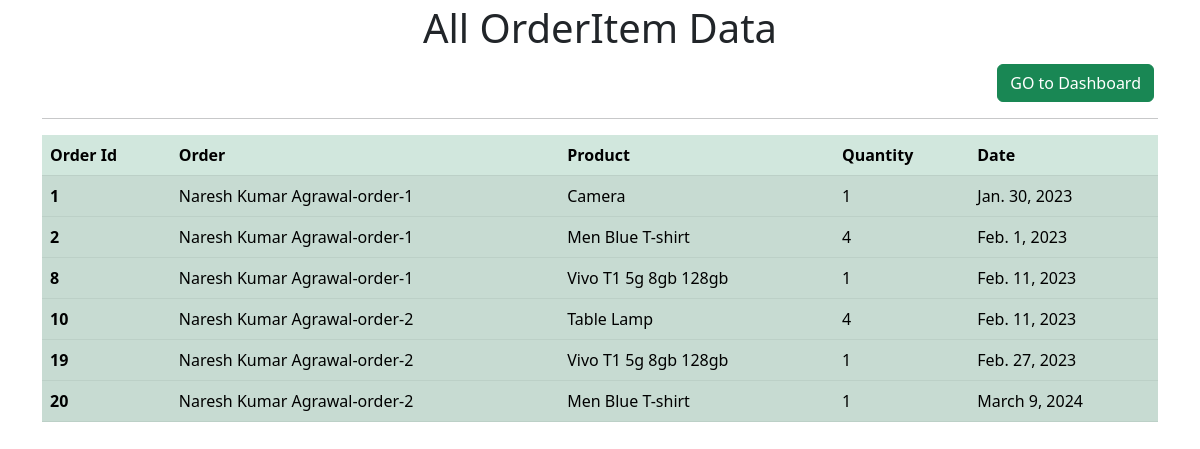
/dashboard/show_orderItem, run on the app's committed database.
### Store_app/models.py (models this page shows, shortened)
class OrderItem(models.Model):
    order = models.ForeignKey(Order, on_delete=models.SET_NULL, null=True)
    product = models.ForeignKey(Product, on_delete=models.SET_NULL, null=True)
    quantity = models.IntegerField(default=1)
    date = models.DateField(auto_now_add=True)

class Order(models.Model):
    customer = models.ForeignKey(
    Customer, on_delete=models.SET_NULL, null=True)
    date = models.DateTimeField(auto_now_add=True)
    complete = models.BooleanField(default=False)
    mode_of_payment = models.CharField(max_length=50)
    status = models.CharField(max_length=40)

class Customer(models.Model):
    user = models.ForeignKey(User, on_delete=models.SET_NULL, null=True)
    name = models.CharField(max_length=50)
    email = models.EmailField(unique=True)
    phone = models.CharField(max_length=50)
    address = models.CharField(max_length=100)

class Product(models.Model):
    name = models.CharField(max_length=40)
    category = models.ForeignKey(
        Category, on_delete=models.SET_NULL, null=True)
    image = models.ImageField(null=True, blank=True)
    digital = models.BooleanField()
    days_to_deliver = models.IntegerField()
    price = models.IntegerField(default=0)
    description = models.TextField(null=True)

### dashboard/views.py (the view)
# urls.py: path('show_orderItem', views.show_orderItem, name='show_orderItem'),
def show_orderItem(request):
    orderitems = OrderItem.objects.all()
    return render(request,'show_orderItem.html',{'orderitems':orderitems})

### templates/show_orderItem.html (shortened to what this page needs)
<!DOCTYPE html>
<html lang="en">
<head>
    <link
    href="https://cdn.jsdelivr.net/npm/bootstrap@5.3.0-alpha1/dist/css/bootstrap.min.css"
    rel="stylesheet"
  />
</head>
<body>
    <div class="container">
        <h1 class="text-center p-1 " >All OrderItem Data</h1>
        <div class="text-end px-1">
          <a class="btn btn-success  " href="/dashboard" role="button">GO to Dashboard</a>
        </div>
        <hr>
        <table class="table table-success table-striped">
            <thead>
              <tr>
                <th scope="col">Order Id</th>
                <th scope="col">Order</th>
                <th scope="col">Product</th>
                <th scope="col"> Quantity</th>
                <th scope="col">Date</th>
              </tr>
            </thead>
            {% for orderitem in orderitems %}
            <tbody>
              <tr>
                <th scope="row">{{orderitem.id}}</th>
                <td>{{orderitem.order.customer.name}}-order-{{orderitem.order.id}}</td>
                <td>{{orderitem.product.name}}</td>
                <td>{{orderitem.quantity}}</td>
                <td>{{orderitem.date}}</td>
              </tr>
            </tbody>
            {% endfor %}
          </table>
</body>
</html>

### data on the page
OrderItem: id "1", order.customer.name "Naresh Kumar Agrawal", order.id "1", product.name "Camera", quantity "1", date "Jan. 30, 2023"
OrderItem: id "2", order.customer.name "Naresh Kumar Agrawal", order.id "1", product.name "Men Blue T-shirt", quantity "4", date "Feb. 1, 2023"
OrderItem: id "8", order.customer.name "Naresh Kumar Agrawal", order.id "1", product.name "Vivo T1 5g 8gb 128gb", quantity "1", date "Feb. 11, 2023"
OrderItem: id "10", order.customer.name "Naresh Kumar Agrawal", order.id "2", product.name "Table Lamp", quantity "4", date "Feb. 11, 2023"
OrderItem: id "19", order.customer.name "Naresh Kumar Agrawal", order.id "2", product.name "Vivo T1 5g 8gb 128gb", quantity "1", date "Feb. 27, 2023"
OrderItem: id "20", order.customer.name "Naresh Kumar Agrawal", order.id "2", product.name "Men Blue T-shirt", quantity "1", date "March 9, 2024"
